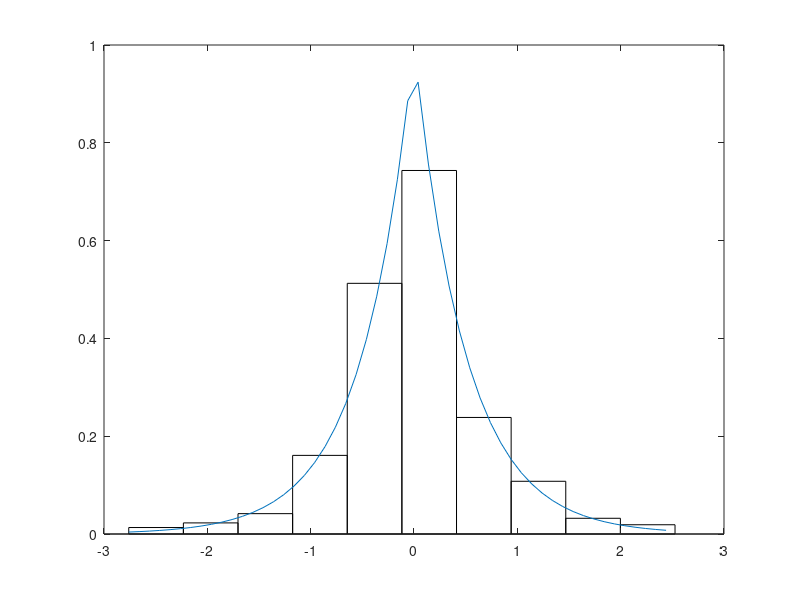

The MATLAB source for this figure:
function solLab6()

clear
clc

% Parametrul variabilei Laplace
lambda = 2;

%--------------------------------------------------------------------------
%--------------------------------------------------------------------------

% Punctul 2: Apelati functia creata la punctul 1. pentru a genera o multime
% de 1000 de valori de selectie asupra v.a. Laplace.

n = 1000; % dimensiunea multimii de valori de selectie
X = zeros(1, n);
for i = 1 : n
    X(i) = simLaplace(lambda);
end


%--------------------------------------------------------------------------
%--------------------------------------------------------------------------

% Punctul 3: Studiati multimea de valori de selectie obtinuta la punctul 2.
% folosind cele trei metode de validare a algoritmilor de simulare descrise
% in curs:

% 3 (a) - Histograma - o validare empirica a algoritmului de simulare

k = floor(1 + log2(n)); % numarul de dreptunghiuri
[N C] = hist(X, k);
bar(C, N/(n * (C(2) - C(1))), 1, 'w');

hold on
% Adaugam in acelasi grafic cu histograma densitatea de repartitie a
% variabilei Laplace
x = min(X) : 0.1 : max(X);
plot(x, lambda/2 * exp(-lambda * abs(x)))

%--------------------------------------------------------------------------

% 3 (b) - Testul bazat pe momentele de selectie

% Media si dispersia variabilei Laplace - valorile teoretice
mediaTeoretica = 0;
dispersiaTeoretica = 2/(lambda^2);

% Media de selectie si dispersia de selectie ale variabilei Laplace 
% Se poate folosi functia mean - vezi help
mediaEstimata = mean(X);
% Se poate folosi functia var - vezi help
dispersiaEstimata = var(X);

eroareMedia = abs(mediaEstimata - mediaTeoretica);
eroareDispersia = abs(dispersiaEstimata - dispersiaTeoretica);

% Considerati n = 10000, observati ca erorile vor scadea!

%--------------------------------------------------------------------------

% 3 (c) - Testul X^2

% Observatii: 

% Vectorul N returnat de functia hist contine N = [f1, f2, ..., fk].

% Punctele a1, a2, ..., ak pot fi obtinute translatand la dreapta cu o
% jumatate de interval (adica (C(2) - C(1))/2 ) punctele asociate centrelor
% intervalelor de la baza; centrele sunt returnate in vectorul C de catre 
% functia hist. Definim vectorul a = [a1, a2, ..., ak]
a = C + (C(2) - C(1))/2;

% Construim vectorul p = [p1, p2, ..., pk]
p = zeros(1, k);
p(1) = F(a(1), lambda);
for i = 2 : k - 1
    p(i) = F(a(i), lambda) - F(a(i-1), lambda);
end
p(k) = 1 - F(a(k-1), lambda);

% Calculam statistica X^2
X2 = sum(((N - n * p) .^ 2) ./ (n * p));

% cuantila superioara de ordin 1 - alpha a variabilei chi2 (hi patrat), 
% notata 'prag', unde alpha este o valoare mica
% k - 1 reprezinta numarul gradelor de libertate
alpha = 0.01;
prag = chi2inv(1 - alpha, k - 1);

% Testul X^2
if X2 <= prag
    disp('Acceptam ipoteza nula: X are functia de repartitie F(x)')
else
    disp('Respingem ipoteza nula')
end

end

% Punctul 1: Functia pentru simularea variabilei aleatoare Laplace

function X = simLaplace(lambda)

% Se implementeaza metoda compunerii - vezi slide-ul 14 din Cursul nr. 4

% Pas 1
U = rand(1);

% Pas 2 - Pas 4
if U <= 0.5
    s = 1;
else
    s = -1;
end

% Pas 5
% se simuleaza variabila X1 ~ Exp(lambda) - se poate folosi functia
% implementata in Laborator 4 sau functia 'exprnd' (vezi help)
X1 = exprnd(1/lambda);    

% Pas 6
X = s * X1;

end

% Functie ce calculeaza valoarea functiei de repartitie Laplace intr-un
% punct x
function rez = F(x, lambda)

if x <= 0
    rez = 1/2 * exp(lambda * x);
else
    rez = 1 - 1/2 * exp(-lambda * x);
end

end




